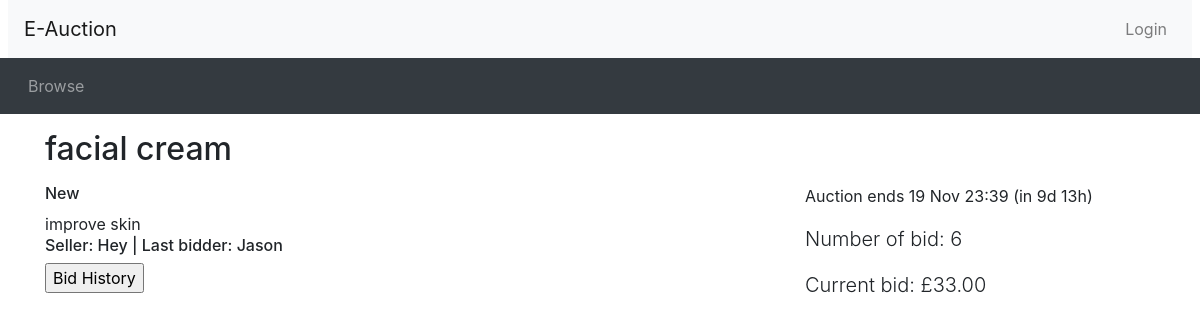
The app's page /listing.php?auction_id=11 with its own data.
### tables this page shows
CREATE TABLE `Auction` (
  `auctionID` int NOT NULL,
  `title` varchar(100) NOT NULL,
  `itemCondition` varchar(100) NOT NULL,
  `description` varchar(200) NOT NULL,
  `category` varchar(100) NOT NULL,
  `startDate` datetime NOT NULL,
  `startingPrice` float NOT NULL,
  `reservePrice` float NOT NULL,
  `endDate` datetime NOT NULL,
  `noBid` int NOT NULL,
  `winner` varchar(100) NOT NULL,
  `sellerName` varchar(100) NOT NULL
);

### utilities.php (called while the page is built, shortened)
<?php
function display_time_remaining($interval) {
    if ($interval->days == 0 && $interval->h == 0) {
      $time_remaining = $interval->format('%im %Ss');
    }
    else if ($interval->days == 0) {
      $time_remaining = $interval->format('%hh %im');
    }
    else {
      $time_remaining = $interval->format('%ad %hh');
    }
  return $time_remaining;
}
?>

### listing.php (the view, shortened to what this page needs)
<?php include_once("header.php")?>
<?php require("utilities.php")?>
<?php
  $auction_id = $_GET['auction_id'];
  require_once "database.php";
  $sql = "SELECT * FROM Auction WHERE auctionID = '$auction_id'";
  $sql2 = "SELECT buyerName FROM Bid WHERE auctionID = '$auction_id' AND price = (SELECT MAX(price) FROM Bid WHERE
  auctionID = '$auction_id')";
  $result = mysqli_query($conn, $sql);
  $result2 = mysqli_query($conn, $sql2);
  $row = mysqli_fetch_assoc($result);
  $row2 = mysqli_fetch_assoc($result2);
  $lastBidder = $row2['buyerName'];
  $title = "$row[title]";
  $condition = "$row[itemCondition]";
  $description = "$row[description]";
  $current_price = $row['startingPrice'];
  $num_bids = $row['noBid'];
  $end_time = new DateTime($row['endDate']);
  $seller = "$row[sellerName]";
  $now = new DateTime();
  if ($now < $end_time) {
    $time_to_end = date_diff($now, $end_time);
    $time_remaining = ' (in ' . display_time_remaining($time_to_end) . ')';
  }
?>
<div class="container">
<div class="row">
  <div class="col-sm-8">
    <h2 class="my-3"><?php echo($title); ?></h2>
  </div>
</div>
<div class="row">
  <div class="col-sm-8">
    <div class="itemDescription">
    <?php echo("<h6>$condition</h6>"); ?>
    <?php echo($description); ?>
    </div>
    <?php echo("<h6>Seller: $seller | Last bidder: $lastBidder</h6>"); ?>
    <?php echo('<a href="bid_history.php?auction_id=' . $auction_id . '"><input type="submit" value="Bid History" /></a>');?>
  </div>
  <div class="col-sm-4">
<?php if ($now > $end_time): ?>
     This auction ended <?php echo(date_format($end_time, 'j M H:i')) ?>
<?php else: ?>
     Auction ends <?php echo(date_format($end_time, 'j M H:i') . $time_remaining) ?></p>
    <p class="lead">Number of bid: <?php echo(number_format($num_bids)) ?></p>
    <p class="lead">Current bid: £<?php echo(number_format($current_price, 2)) ?></p>
<?php endif ?>
  </div>
</div>
<?php include_once("footer.php")?>

### records on screen
auction: title "facial cream", itemCondition "New", description "improve skin", sellerName "Hey", endDate "19 Nov 23:39", endDate "(in 9d 13h)", noBid "6", startingPrice "33.00"

### other values on screen
$lastBidder "Jason"
